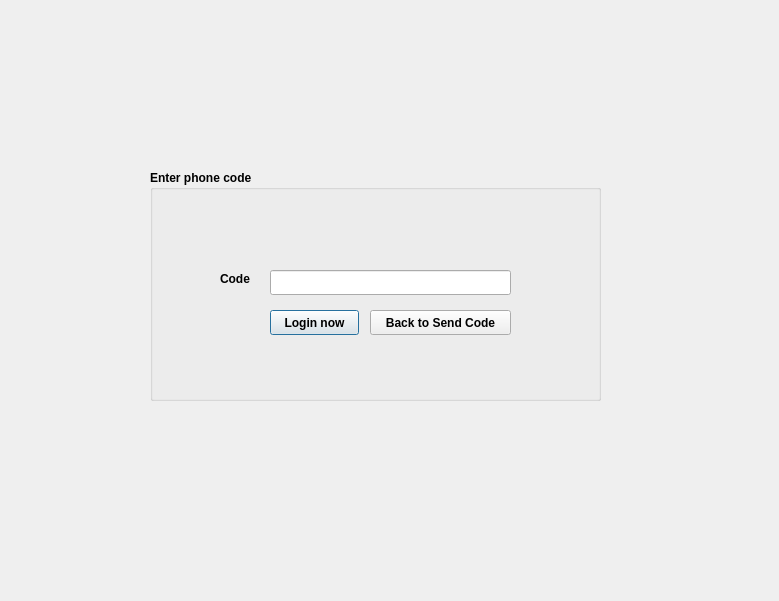
<?xml version="1.0" encoding="UTF-8"?>
<ui version="4.0">
 <class>Dialog</class>
 <widget class="QDialog" name="Dialog">
  <property name="geometry">
   <rect>
    <x>0</x>
    <y>0</y>
    <width>779</width>
    <height>601</height>
   </rect>
  </property>
  <property name="windowTitle">
   <string>Dialog</string>
  </property>
  <widget class="QGroupBox" name="groupBox">
   <property name="geometry">
    <rect>
     <x>150</x>
     <y>170</y>
     <width>451</width>
     <height>231</height>
    </rect>
   </property>
   <property name="font">
    <font>
     <weight>75</weight>
     <bold>true</bold>
    </font>
   </property>
   <property name="title">
    <string>Enter phone code</string>
   </property>
   <widget class="QLineEdit" name="codeLineEdit">
    <property name="geometry">
     <rect>
      <x>120</x>
      <y>100</y>
      <width>241</width>
      <height>25</height>
     </rect>
    </property>
   </widget>
   <widget class="QLabel" name="codeLabel">
    <property name="geometry">
     <rect>
      <x>70</x>
      <y>100</y>
      <width>41</width>
      <height>17</height>
     </rect>
    </property>
    <property name="text">
     <string>Code</string>
    </property>
   </widget>
   <widget class="QPushButton" name="LoginpushButton">
    <property name="geometry">
     <rect>
      <x>120</x>
      <y>140</y>
      <width>89</width>
      <height>25</height>
     </rect>
    </property>
    <property name="text">
     <string>Login now</string>
    </property>
   </widget>
   <widget class="QPushButton" name="pushButton">
    <property name="geometry">
     <rect>
      <x>220</x>
      <y>140</y>
      <width>141</width>
      <height>25</height>
     </rect>
    </property>
    <property name="text">
     <string>Back to Send Code</string>
    </property>
   </widget>
  </widget>
 </widget>
 <resources/>
 <connections/>
</ui>
